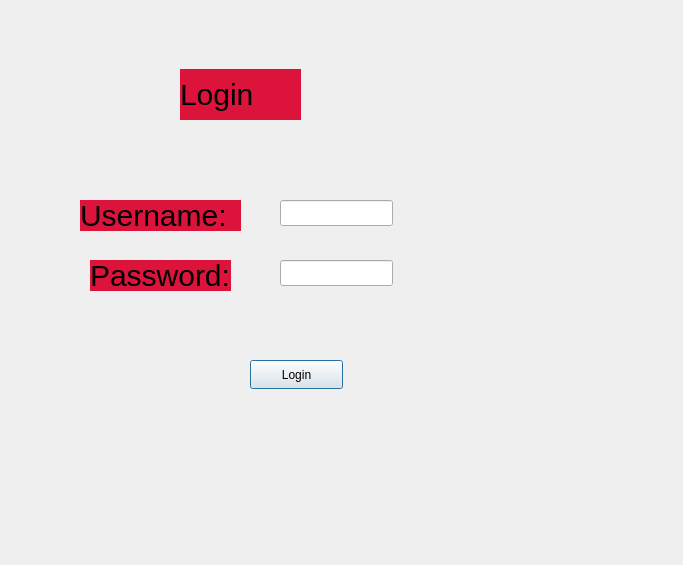
<?xml version="1.0" encoding="UTF-8"?>
<ui version="4.0">
 <class>login</class>
 <widget class="QDialog" name="login">
  <property name="geometry">
   <rect>
    <x>0</x>
    <y>0</y>
    <width>683</width>
    <height>565</height>
   </rect>
  </property>
  <property name="windowTitle">
   <string>Dialog</string>
  </property>
  <property name="styleSheet">
   <string notr="true">QLabel{
font-size:30px;
background: crimson;
color: black;
}</string>
  </property>
  <widget class="QLabel" name="label_2">
   <property name="geometry">
    <rect>
     <x>80</x>
     <y>200</y>
     <width>161</width>
     <height>31</height>
    </rect>
   </property>
   <property name="text">
    <string>Username: </string>
   </property>
  </widget>
  <widget class="QLabel" name="label_3">
   <property name="geometry">
    <rect>
     <x>90</x>
     <y>260</y>
     <width>141</width>
     <height>31</height>
    </rect>
   </property>
   <property name="text">
    <string>Password: </string>
   </property>
  </widget>
  <widget class="QLabel" name="label">
   <property name="geometry">
    <rect>
     <x>180</x>
     <y>69</y>
     <width>121</width>
     <height>51</height>
    </rect>
   </property>
   <property name="text">
    <string>Login</string>
   </property>
  </widget>
  <widget class="QLineEdit" name="lineEdit">
   <property name="geometry">
    <rect>
     <x>280</x>
     <y>200</y>
     <width>113</width>
     <height>26</height>
    </rect>
   </property>
  </widget>
  <widget class="QLineEdit" name="lineEdit_2">
   <property name="geometry">
    <rect>
     <x>280</x>
     <y>260</y>
     <width>113</width>
     <height>26</height>
    </rect>
   </property>
  </widget>
  <widget class="QPushButton" name="pushButton">
   <property name="geometry">
    <rect>
     <x>250</x>
     <y>360</y>
     <width>93</width>
     <height>29</height>
    </rect>
   </property>
   <property name="text">
    <string>Login</string>
   </property>
  </widget>
 </widget>
 <resources/>
 <connections/>
</ui>
